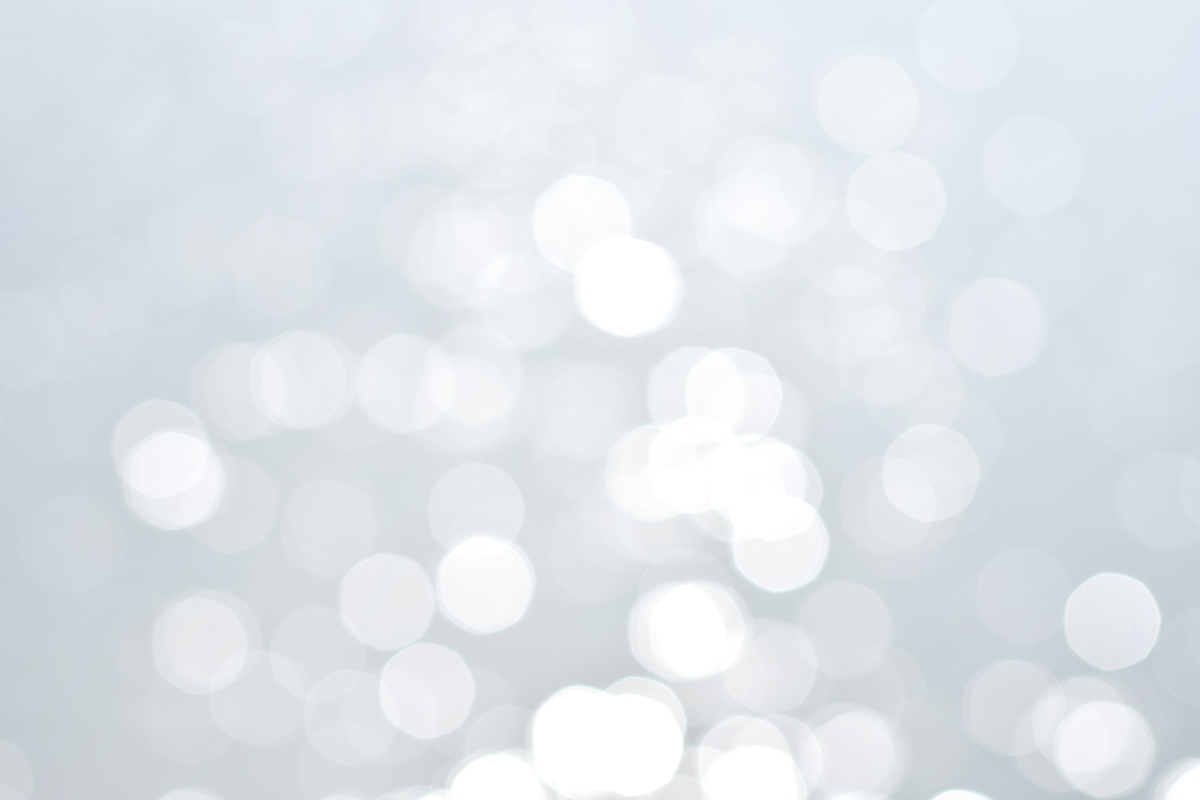
#> input picture backend/assets/templates/blue_and_white_modern_best_employee_of_t_30224/b1ee2d19de73.jpg, 2400 x 1600 px (shown at 1/2 size)
$ python -i photos.py   (imports and definitions only)
#> lines starting #> are read from the running program, lines starting #| are printed output that depends on the picture
"""
Prepares real photos for Instagram without any design on top
(used for sports wins, achievements, events and personal condolence posts).
"""
import uuid

from PIL import Image, ImageOps

from config import OUTPUT_DIR

MIN_RATIO, MAX_RATIO = 0.8, 1.91     # Instagram allows 4:5 (tall) to 1.91:1 (wide)


def prepare_for_instagram(path, width=1080):
    """Fix rotation, crop only if Instagram would reject the shape, resize, save as JPG."""
#> called with width = 1080
    img = ImageOps.exif_transpose(Image.open(path)).convert("RGB")
#> img is the input picture: PIL image 2400x1600 RGB; mean R, G, B 224, 229.4, 234.2
    ratio = img.width / img.height
#> ratio = 1.5

    if ratio < MIN_RATIO:            # too tall: keep the upper part (faces)
        new_h = int(img.width / MIN_RATIO)
        top = int((img.height - new_h) * 0.3)
        img = img.crop((0, top, img.width, top + new_h))
    elif ratio > MAX_RATIO:          # too wide: keep the centre
        new_w = int(img.height * MAX_RATIO)
        left = (img.width - new_w) // 2
        img = img.crop((left, 0, left + new_w, img.height))

    if img.width > width:
        img = img.resize((width, round(img.height * width / img.width)), Image.LANCZOS)
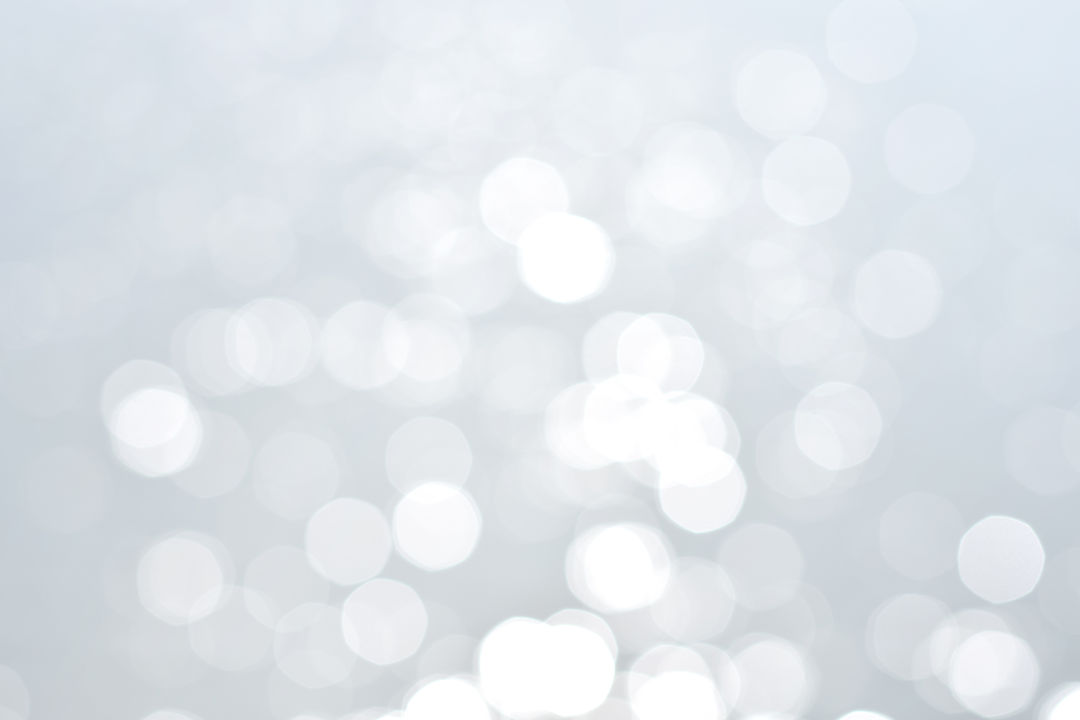
#> img: PIL image 1080x720 RGB; mean R, G, B 224, 229.4, 234.2

    out_dir = OUTPUT_DIR / "posters"
    out_dir.mkdir(parents=True, exist_ok=True)
    out = out_dir / f"photo_{uuid.uuid4().hex[:8]}.jpg"
    img.save(out, quality=92)
    return str(out)

>>> result = prepare_for_instagram('../assets/templates/blue_and_white_modern_best_employee_of_t_30224/b1ee2d19de73.jpg')

$ run again, on backend/assets/templates/blue_and_white_modern_best_employee_of_t_30224/eced11d0db5f.jpg
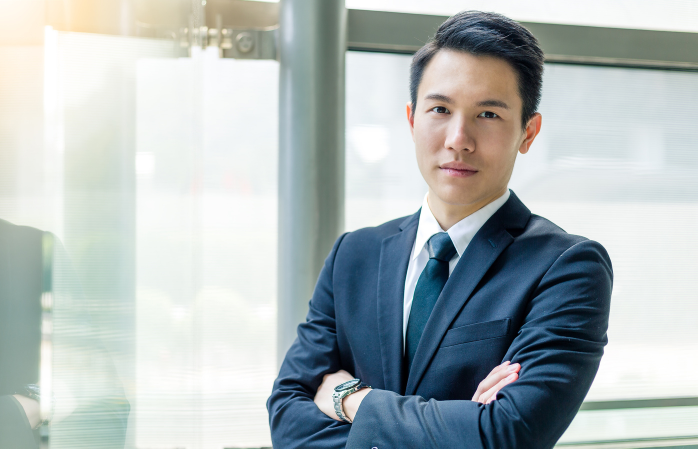
#> input picture backend/assets/templates/blue_and_white_modern_best_employee_of_t_30224/eced11d0db5f.jpg, 1395 x 897 px (shown at 1/2 size)
#> in prepare_for_instagram, img is the input picture: PIL image 1395x897 RGB; mean R, G, B 175, 184.3, 185
#> in prepare_for_instagram, `img = img.resize((width, round(img.height * width / img.width)), Image..`:
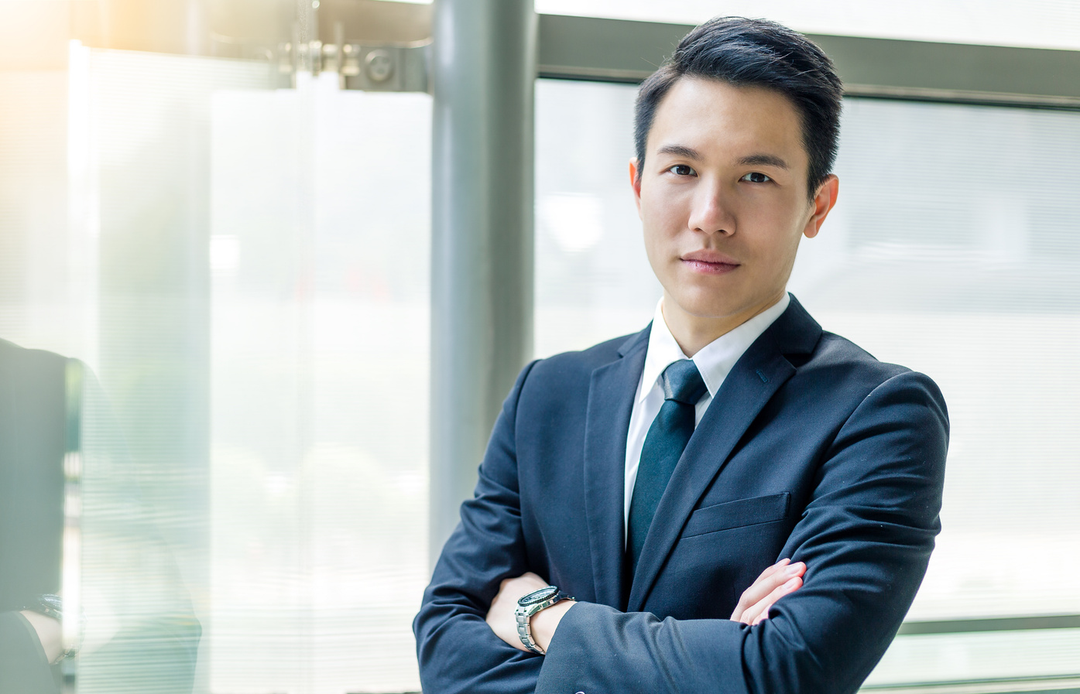
#> img: PIL image 1080x694 RGB; mean R, G, B 175, 184.3, 185

$ run again, on backend/assets/templates/blue_and_white_modern_best_employee_of_t_30224/b3c744d6eb16.png
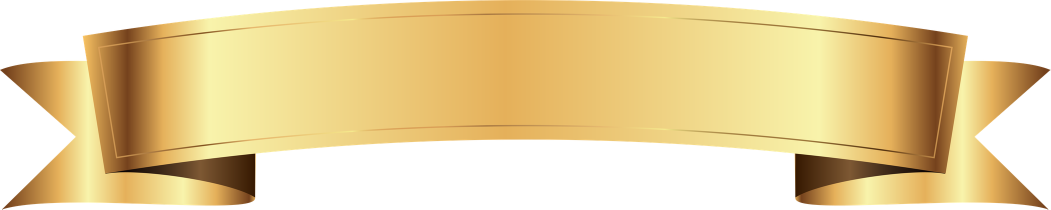
#> input picture backend/assets/templates/blue_and_white_modern_best_employee_of_t_30224/b3c744d6eb16.png, 2101 x 419 px (shown at 1/2 size)
#> in prepare_for_instagram, `img = ImageOps.exif_transpose(Image.open(path)).convert("RGB")`:
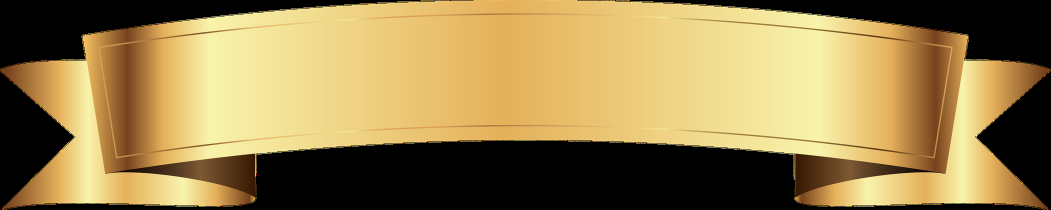
#> img: PIL image 2101x419 RGB (shown at 1/2 size); mean R, G, B 153.4, 130.5, 79.1
#> in prepare_for_instagram, `img = img.crop((left, 0, left + new_w, img.height))`:
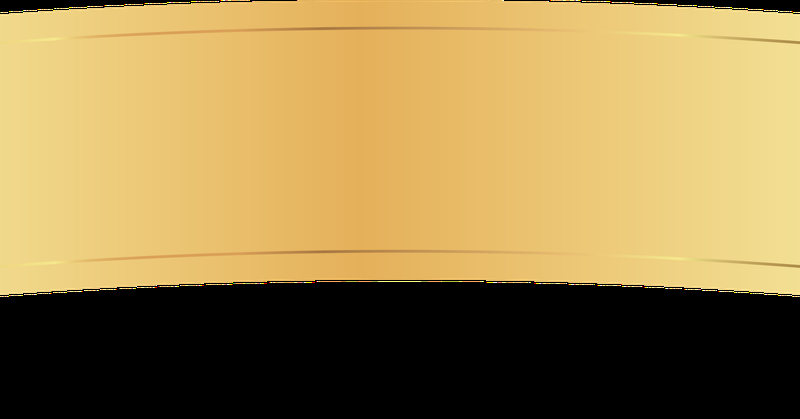
#> img: PIL image 800x419 RGB; mean R, G, B 158.1, 133.1, 78.4
